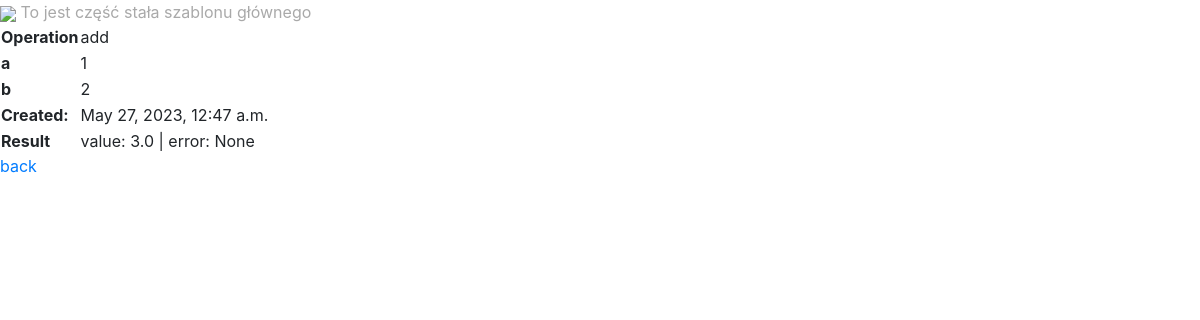
/maths/histories/13, run on the app's committed database.
### maths/models.py (models this page shows, shortened)
class Math(models.Model):
    operation = models.CharField(max_length=5, choices=OPERATION_CHOICES)
    a = models.IntegerField()
    b = models.IntegerField()
    created = models.DateTimeField(auto_now_add=True)
    result = models.ForeignKey(
        'maths.Result',
        on_delete=models.CASCADE,
        null=True,
        blank=True
    )
    class Meta:
        ordering = ["-id"]

class Result(models.Model):
    value = models.FloatField(blank=True, null=True, unique=True)
    error = models.CharField(
        max_length=255,
        null=True,
        blank=True,
        unique=True
    )
    def __str__(self):
        return f"value: {self.value} | error: {self.error}"
    """
    # constraint/więzy coby w bazie result wartość miało albo tylko value albo tylko result
    class Meta:
        constraints = [
            models.CheckConstraint(
                name="%(app_label)s_%(class)s_value_error_together",
                check=(
                        models.Q(
                            value__isnull=False,
                            error__isnull=True,
                        )
                        | models.Q(
                            value__isnull=True,
                            error__isnull=False,
                        )
                     ),
                )
           ]
    """

### maths/views.py (the view)
# urls.py: path('histories/<id>', math_details, name='details'),
def math_details(request, id):
    math = Math.objects.get(id=id)
    return render(
        request=request,
        template_name="maths/details.html",
        context={"math": math}
    )

### maths/templates/maths/details.html (shortened to what this page needs)
{% extends "maths/main.html" %}
{% block content %}
   <table>
       <tr>
           <th>Operation</th>
           <td>{{ math.operation }}</td>
       </tr>
       <tr>
           <th>a</th>
           <td>{{ math.a }}</td>
       </tr>
       <tr>
           <th>b</th>
           <td>{{ math.b }}</td>
       </tr>
       <tr>
           <th>Created:</th>
           <td>{{ math.created }}</td>
       </tr>
       <tr>
           <th>Result</th>
           <td>{{ math.result }}</td>
       </tr>
   </table>
   <a href="{% url "maths:list" %}">back</a>
{% endblock %}

### data on the page
Math: operation "add", a "1", b "2", created "May 27, 2023, 12:47 a.m.", result "value: 3.0 | error: None"
